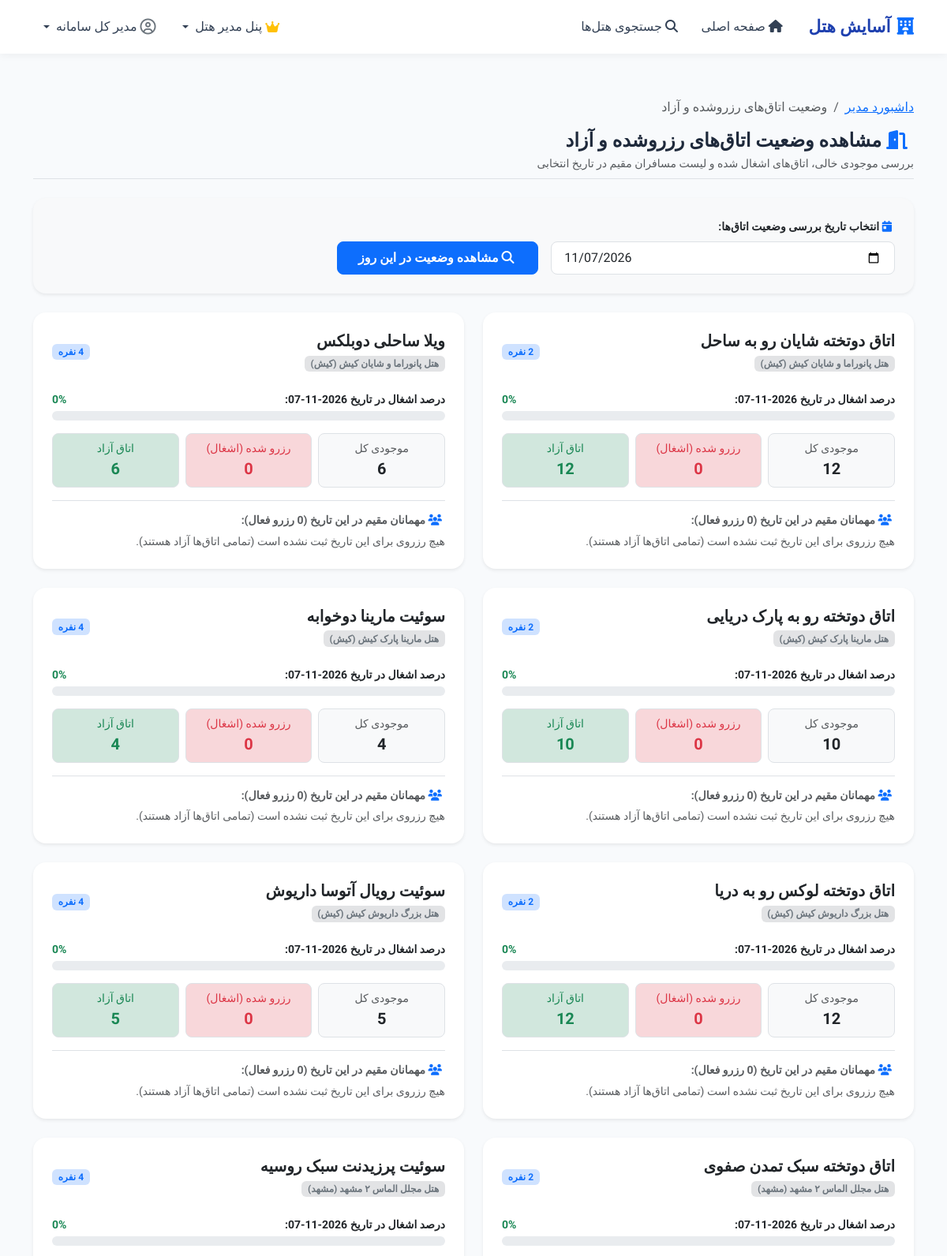
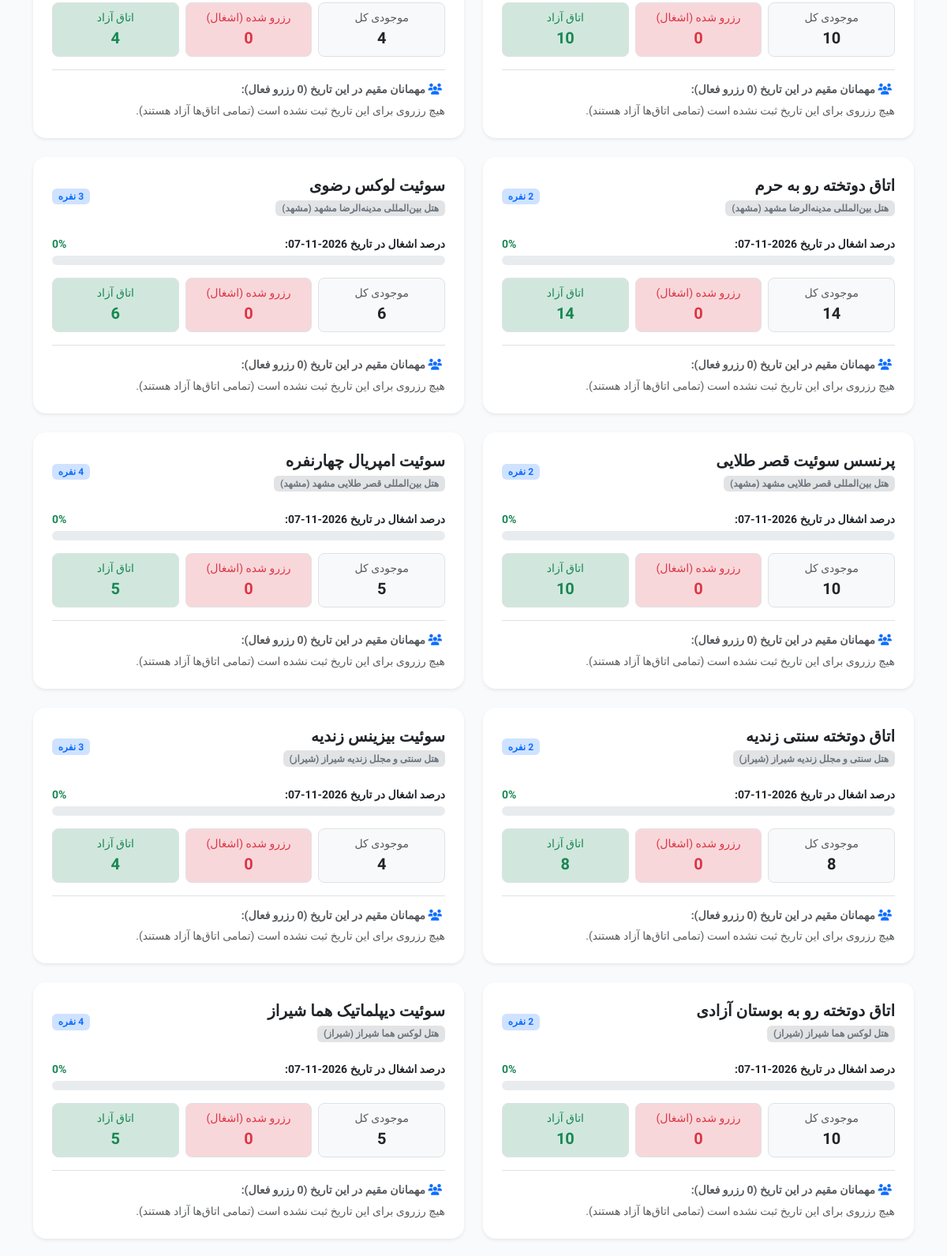
The page /bookings/manager/room-status/ (signed in, upper part) on the database its author committed (2 pictures, top to bottom).
### accounts/models.py (models this page shows, shortened)
class User(AbstractUser):
    ROLE_CHOICES = (
        ('customer', 'مشتری / مسافر'),
        ('manager', 'مدیر هتل'),
    )
    role = models.CharField(
        max_length=20,
        choices=ROLE_CHOICES,
        default='customer',
        verbose_name="نقش کاربری"
    )
    phone = models.CharField(
        max_length=20,
        blank=True,
        null=True,
        verbose_name="شماره همراه"
    )
    favorite_city = models.CharField(
        max_length=100,
        blank=True,
        null=True,
        verbose_name="شهر مورد علاقه (جهت پیشنهاد هوشمند)"
    )
    preferred_min_price = models.DecimalField(
        max_digits=12,
        decimal_places=0,
        null=True,
        blank=True,
        verbose_name="حداقل بودجه پیشنهادی (تومان)"
    )
    preferred_max_price = models.DecimalField(
        max_digits=12,
        decimal_places=0,
        null=True,
        blank=True,
        verbose_name="حداکثر بودجه پیشنهادی (تومان)"
    )
    @property
    def is_hotel_manager(self):
        return self.role == 'manager' or self.is_superuser
    @property
    def display_name(self):
        if self.first_name or self.last_name:
            return f"{self.first_name} {self.last_name}".strip()
        return self.username

### hotels/models.py (models this page shows, shortened)
class Hotel(models.Model):
    STAR_CHOICES = [(i, f"{i} ستاره") for i in range(1, 6)]
    manager = models.ForeignKey(
        settings.AUTH_USER_MODEL,
        on_delete=models.CASCADE,
        related_name='hotels',
        verbose_name="مدیر هتل"
    )
    name = models.CharField(max_length=200, verbose_name="نام هتل")
    city = models.CharField(max_length=100, verbose_name="شهر")
    address = models.TextField(verbose_name="آدرس دقیق")
    stars = models.PositiveSmallIntegerField(
        choices=STAR_CHOICES,
        default=3,
        verbose_name="تعداد ستاره"
    )
    description = models.TextField(verbose_name="توضیحات و معرفی هتل")
    phone = models.CharField(max_length=30, verbose_name="شماره تماس پذیرش")
    email = models.EmailField(blank=True, null=True, verbose_name="ایمیل هتل")
    image = models.ImageField(upload_to='hotels/', blank=True, null=True, verbose_name="تصویر شاخص هتل")
    latitude = models.FloatField(default=35.6892, verbose_name="عرض جغرافیایی (Latitude)")
    longitude = models.FloatField(default=51.3890, verbose_name="طول جغرافیایی (Longitude)")
    created_at = models.DateTimeField(auto_now_add=True, verbose_name="تاریخ ثبت")
    class Meta:
        verbose_name = "هتل"
        verbose_name_plural = "هتل‌ها"
        ordering = ['-created_at']

class RoomType(models.Model):
    hotel = models.ForeignKey(
        Hotel,
        on_delete=models.CASCADE,
        related_name='rooms',
        verbose_name="هتل"
    )
    title = models.CharField(max_length=150, verbose_name="عنوان اتاق")
    capacity = models.PositiveIntegerField(default=2, verbose_name="ظرفیت (نفر)")
    price_per_night = models.DecimalField(
        max_digits=12,
        decimal_places=0,
        verbose_name="قیمت هر شب (تومان)"
    )
    total_rooms = models.PositiveIntegerField(
        default=5,
        verbose_name="تعداد کل این نوع اتاق"
    )
    amenities = models.ManyToManyField(
        Amenity,
        blank=True,
        related_name='rooms',
        verbose_name="امکانات اتاق"
    )
    description = models.TextField(blank=True, verbose_name="توضیحات اتاق")
    image = models.ImageField(upload_to='rooms/', blank=True, null=True, verbose_name="تصویر اتاق")
    created_at = models.DateTimeField(auto_now_add=True, verbose_name="تاریخ ایجاد")
    class Meta:
        verbose_name = "نوع اتاق"
        verbose_name_plural = "انواع اتاق‌ها"
        ordering = ['price_per_night']
    def booked_rooms_count(self, check_in, check_out):
        from bookings.models import Booking
        overlapping = Booking.objects.filter(
            room_type=self,
            status='confirmed',
            check_in__lt=check_out,
            check_out__gt=check_in
        )
        total_booked = overlapping.aggregate(Sum('rooms_count'))['rooms_count__sum']
        return total_booked or 0
    def available_rooms_count(self, check_in, check_out):
        booked = self.booked_rooms_count(check_in, check_out)
        return max(0, self.total_rooms - booked)

### bookings/views.py (the view)
# urls.py: path('manager/room-status/', views.manager_room_status_view, name='manager_room_status'),
@login_required
@user_passes_test(is_manager, login_url='accounts:login')
def manager_room_status_view(request):
    hotels = Hotel.objects.filter(manager=request.user) if not request.user.is_superuser else Hotel.objects.all()
    hotel_ids = hotels.values_list('id', flat=True)
    date_str = request.GET.get('date')
    if date_str:
        try:
            target_date = datetime.strptime(date_str, '%Y-%m-%d').date()
        except ValueError:
            target_date = timezone.localdate()
    else:
        target_date = timezone.localdate()
    next_date = target_date + timedelta(days=1)
    room_status_data = []
    for h in hotels:
        for room in h.rooms.all():
            free_count = room.available_rooms_count(target_date, next_date)
            booked_count = room.total_rooms - free_count
            occupancy_pct = round((booked_count / room.total_rooms) * 100) if room.total_rooms > 0 else 0
            active_bookings = Booking.objects.filter(
                room_type=room,
                status='confirmed',
                check_in__lte=target_date,
                check_out__gt=target_date
            )
            room_status_data.append({
                'hotel': h,
                'room': room,
                'total_rooms': room.total_rooms,
                'booked_count': booked_count,
                'free_count': free_count,
                'occupancy_pct': occupancy_pct,
                'active_bookings': active_bookings,
            })
    context = {
        'target_date': target_date.strftime('%Y-%m-%d'),
        'room_status_data': room_status_data,
        'hotels': hotels,
    }
    return render(request, 'bookings/manager/room_status.html', context)

### bookings/views.py (called while the page is built)
def is_manager(user):
    return user.is_authenticated and (user.is_hotel_manager or user.is_superuser)

### templates/bookings/manager/room_status.html (shortened to what this page needs)
{% extends 'base.html' %}
{% block content %}
<div class="container py-3">
    <nav aria-label="breadcrumb" class="mb-3">
        <ol class="breadcrumb small">
            <li class="breadcrumb-item"><a href="{% url 'bookings:manager_dashboard' %}">داشبورد مدیر</a></li>
            <li class="breadcrumb-item active">وضعیت اتاق‌های رزروشده و آزاد</li>
        </ol>
    </nav>
    <div class="d-flex justify-content-between align-items-center mb-4 pb-2 border-bottom">
        <div>
            <h4 class="fw-bold mb-1">
                <i class="fa-solid fa-door-open text-primary ms-2"></i>
                مشاهده وضعیت اتاق‌های رزروشده و آزاد
            </h4>
            <p class="text-muted small mb-0">بررسی موجودی خالی، اتاق‌های اشغال شده و لیست مسافران مقیم در تاریخ انتخابی</p>
        </div>
    </div>
    <div class="card border-0 shadow-sm rounded-4 p-4 mb-4 bg-light">
        <form method="get" class="row g-3 align-items-end">
            <div class="col-md-5">
                <label class="form-label small fw-bold text-dark">
                    <i class="fa-solid fa-calendar-day text-primary ms-1"></i> انتخاب تاریخ بررسی وضعیت اتاق‌ها:
                </label>
                <input type="date" name="date" value="{{ target_date }}" class="form-control form-control-lg fs-6">
            </div>
            <div class="col-md-3">
                <button type="submit" class="btn btn-primary btn-lg w-100 fs-6 fw-bold">
                    <i class="fa-solid fa-magnifying-glass ms-1"></i> مشاهده وضعیت در این روز
                </button>
            </div>
        </form>
    </div>
    <div class="row g-4">
        {% for item in room_status_data %}
            <div class="col-lg-6">
                <div class="card border-0 shadow-sm rounded-4 p-4 h-100">
                    <div class="d-flex justify-content-between align-items-center mb-2">
                        <div>
                            <h5 class="fw-bold mb-1">{{ item.room.title }}</h5>
                            <span class="badge bg-secondary-subtle text-secondary">{{ item.hotel.name }} ({{ item.hotel.city }})</span>
                        </div>
                        <span class="badge bg-primary-subtle text-primary">
                            {{ item.room.capacity }} نفره
                        </span>
                    </div>
                    <div class="my-3">
                        <div class="d-flex justify-content-between small fw-bold mb-1">
                            <span>درصد اشغال در تاریخ {{ target_date }}:</span>
                            <span class="{% if item.occupancy_pct >= 100 %}text-danger{% elif item.occupancy_pct > 50 %}text-warning{% else %}text-success{% endif %}">
                                {{ item.occupancy_pct }}%
                            </span>
                        </div>
                        <div class="progress" style="height: 12px;">
                        </div>
                    </div>
                    <div class="row g-2 text-center mb-3">
                        <div class="col-4">
                            <div class="border rounded-3 p-2 bg-light">
                                <span class="d-block small text-muted">موجودی کل</span>
                                <b class="fs-5 text-dark">{{ item.total_rooms }}</b>
                            </div>
                        </div>
                        <div class="col-4">
                            <div class="border rounded-3 p-2 bg-danger-subtle text-danger">
                                <span class="d-block small">رزرو شده (اشغال)</span>
                                <b class="fs-5">{{ item.booked_count }}</b>
                            </div>
                        </div>
                        <div class="col-4">
                            <div class="border rounded-3 p-2 bg-success-subtle text-success">
                                <span class="d-block small">اتاق آزاد</span>
                                <b class="fs-5">{{ item.free_count }}</b>
                            </div>
                        </div>
                    </div>
                    <div class="border-top pt-3 mt-auto">
                        <h6 class="small fw-bold text-muted mb-2">
                            <i class="fa-solid fa-users text-primary ms-1"></i>
                            مهمانان مقیم در این تاریخ ({{ item.active_bookings.count }} رزرو فعال):
                        </h6>
                        {% if item.active_bookings %}
                            <div class="overflow-auto" style="max-height: 120px;">
                                <ul class="list-group list-group-flush small">
                                    {% for b in item.active_bookings %}
                                        <li class="list-group-item d-flex justify-content-between align-items-center px-0 py-1">
                                            <div>
                                                <b>{{ b.guest_name }}</b>
                                                <span class="text-muted">({{ b.guest_phone }})</span>
                                                <small class="badge bg-light text-muted border ms-1">{{ b.rooms_count }} اتاق</small>
                                            </div>
                                            <a href="{% url 'bookings:booking_detail' b.tracking_code %}" class="btn btn-outline-secondary btn-sm py-0 px-2" style="font-size: 0.75rem;">
                                                واچر {{ b.tracking_code }}
                                            </a>
                                        </li>
                                    {% endfor %}
                                </ul>
                            </div>
                        {% else %}
                            <p class="small text-muted mb-0">هیچ رزروی برای این تاریخ ثبت نشده است (تمامی اتاق‌ها آزاد هستند).</p>
                        {% endif %}
                    </div>
                </div>
            </div>
        {% empty %}
            <div class="col-12 text-center py-5 text-muted">
                اتاقی برای نمایش وجود ندارد. ابتدا هتل و اتاق‌های خود را تعریف کنید.
            </div>
        {% endfor %}
    </div>
</div>
{% endblock %}

### templates/base.html (shortened to what this page needs)
{% load static %}
<!DOCTYPE html>
<html lang="fa" dir="rtl">
<head>
    <link rel="stylesheet" href="https://cdn.jsdelivr.net/npm/bootstrap@5.3.3/dist/css/bootstrap.rtl.min.css">
    <link rel="stylesheet" href="https://cdnjs.cloudflare.com/ajax/libs/font-awesome/6.5.1/css/all.min.css">
    <link rel="stylesheet" href="{% static 'css/style.css' %}">
    <link rel="stylesheet" href="{% static 'css/persian-datepicker.css' %}">
</head>
<body>
    <nav class="navbar navbar-expand-lg sticky-top">
        <div class="container">
            <a class="navbar-brand" href="{% url 'hotels:home' %}">
                <i class="fa-solid fa-hotel text-primary"></i>
                <span>آسایش هتل</span>
            </a>
            <div class="collapse navbar-collapse" id="navbarContent">
                <ul class="navbar-nav me-auto mb-2 mb-lg-0">
                    <li class="nav-item">
                        <a class="nav-link" href="{% url 'hotels:home' %}">
                            <i class="fa-solid fa-house ms-1"></i> صفحه اصلی
                        </a>
                    </li>
                    <li class="nav-item">
                        <a class="nav-link" href="{% url 'hotels:hotel_list' %}">
                            <i class="fa-solid fa-magnifying-glass ms-1"></i> جستجوی هتل‌ها
                        </a>
                    </li>
                </ul>
                <ul class="navbar-nav ms-auto align-items-lg-center gap-2">
                    {% if user.is_authenticated %}
                        {% if user.is_hotel_manager %}
                            <li class="nav-item dropdown">
                                <a class="nav-link dropdown-toggle btn btn-outline-primary btn-sm px-3 text-primary d-flex align-items-center gap-1" href="#" role="button" data-bs-toggle="dropdown">
                                    <i class="fa-solid fa-crown text-warning"></i>
                                    <span>پنل مدیر هتل</span>
                                </a>
                            </li>
                        {% endif %}
                        <li class="nav-item dropdown">
                            <a class="nav-link dropdown-toggle d-flex align-items-center gap-1" href="#" role="button" data-bs-toggle="dropdown">
                                <i class="fa-regular fa-circle-user fa-lg text-secondary"></i>
                                <span>{{ user.display_name }}</span>
                            </a>
                        </li>
                    {% endif %}
                </ul>
            </div>
        </div>
    </nav>
    <main class="py-4">
        {% block content %}{% endblock %}
    </main>
</body>
</html>

### static/css/style.css (style rules this page uses)
:root { --primary-color: #1e40af; --primary-hover: #1d4ed8; --secondary-color: #0d9488; --accent-color: #f59e0b; --bg-light: #f8fafc; --card-shadow: 0 4px 6px -1px rgba(0, 0, 0, 0.08), 0 2px 4px -2px rgba(0, 0, 0, 0.05); --hover-shadow: 0 10px 15px -3px rgba(0, 0, 0, 0.1), 0 4px 6px -4px rgba(0, 0, 0, 0.08); }
body { font-family: 'Vazirmatn', -apple-system, BlinkMacSystemFont, "Segoe UI", Roboto, sans-serif; background-color: var(--bg-light); color: #1e293b; min-height: 100vh; display: flex; flex-direction: column; }
main { flex: 1; }
.navbar { background: #ffffff; box-shadow: 0 2px 10px rgba(0, 0, 0, 0.05); padding: 0.8rem 1rem; }
.navbar-brand { font-weight: 800; font-size: 1.35rem; color: var(--primary-color) !important; display: flex; align-items: center; gap: 0.5rem; }
.nav-link { font-weight: 500; color: #334155 !important; transition: color 0.2s ease; padding: 0.5rem 0.8rem !important; }

### rows shown on the page
User: display_name "مدیر کل سامانه"
Hotel: room "اتاق دوتخته شایان رو به ساحل", hotel.name "هتل پانوراما و شایان کیش", hotel.city "کیش", room.capacity "2", created_at "2026-11-07", occupancy_pct "0", total_rooms "12", booked_count "0", free_count "12", active_bookings.count "0", room "ویلا ساحلی دوبلکس", room.capacity "4", total_rooms "6", free_count "6"
Hotel: room "اتاق دوتخته رو به پارک دریایی", hotel.name "هتل مارینا پارک کیش", hotel.city "کیش", room.capacity "2", created_at "2026-11-07", occupancy_pct "0", total_rooms "10", booked_count "0", free_count "10", active_bookings.count "0", room "سوئیت مارینا دوخوابه", room.capacity "4", total_rooms "4", free_count "4"
Hotel: room "اتاق دوتخته لوکس رو به دریا", hotel.name "هتل بزرگ داریوش کیش", hotel.city "کیش", room.capacity "2", created_at "2026-11-07", occupancy_pct "0", total_rooms "12", booked_count "0", free_count "12", active_bookings.count "0", room "سوئیت رویال آتوسا داریوش", room.capacity "4", total_rooms "5", free_count "5"
Hotel: room "اتاق دوتخته سبک تمدن صفوی", hotel.name "هتل مجلل الماس ۲ مشهد", hotel.city "مشهد", room.capacity "2", created_at "2026-11-07", occupancy_pct "0", total_rooms "10", booked_count "0", free_count "10", active_bookings.count "0", room "سوئیت پرزیدنت سبک روسیه", room.capacity "4", total_rooms "4", free_count "4"
Hotel: room "اتاق دوتخته رو به حرم", hotel.name "هتل بین‌المللی مدینه‌الرضا مشهد", hotel.city "مشهد", room.capacity "2", created_at "2026-11-07", occupancy_pct "0", total_rooms "14", booked_count "0", free_count "14", active_bookings.count "0", room "سوئیت لوکس رضوی", room.capacity "3", total_rooms "6", free_count "6"
Hotel: room "پرنسس سوئیت قصر طلایی", hotel.name "هتل بین‌المللی قصر طلایی مشهد", hotel.city "مشهد", room.capacity "2", created_at "2026-11-07", occupancy_pct "0", total_rooms "10", booked_count "0", free_count "10", active_bookings.count "0", room "سوئیت امپریال چهارنفره", room.capacity "4", total_rooms "5", free_count "5"
Hotel: room "اتاق دوتخته سنتی زندیه", hotel.name "هتل سنتی و مجلل زندیه شیراز", hotel.city "شیراز", room.capacity "2", created_at "2026-11-07", occupancy_pct "0", total_rooms "8", booked_count "0", free_count "8", active_bookings.count "0", room "سوئیت بیزینس زندیه", room.capacity "3", total_rooms "4", free_count "4"
Hotel: room "اتاق دوتخته رو به بوستان آزادی", hotel.name "هتل لوکس هما شیراز", hotel.city "شیراز", room.capacity "2", created_at "2026-11-07", occupancy_pct "0", total_rooms "10", booked_count "0", free_count "10", active_bookings.count "0", room "سوئیت دیپلماتیک هما شیراز", room.capacity "4", total_rooms "5", free_count "5"
